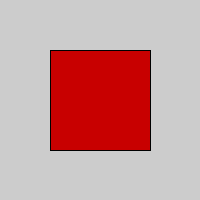
Frame 1 (no input)
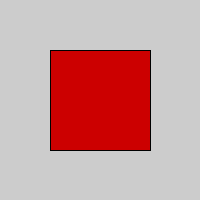
Frame 60 (the mouse pressed at the canvas centre just before this capture)
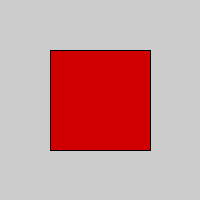
Frame 120 (the mouse held since frame 60 and released just before this capture)

The Processing sketch that drew these frames (run headless with seeded random() and noise(); from frame 60 on, the mouse is pressed at the canvas centre):

// Processing sketch: buuilt_in_values
// ── buuilt_in_values.pde
// using built in variables or rather
// time based variables as paramenters
// to create time based art

void setup() {
  size(200,200);
}
void draw() {
  fill(second()*4,0,0); // shade of red based on the value of seconds
  rect(50,50,100,100);
  
}
